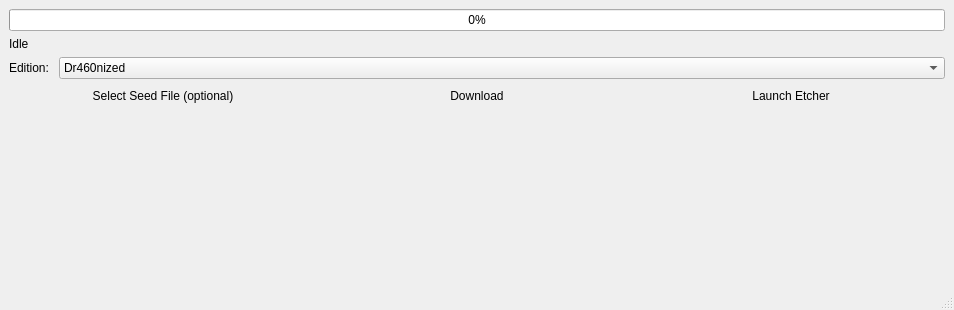
<?xml version="1.0" encoding="UTF-8"?>
<ui version="4.0">
 <class>GarudaDownloader</class>
 <widget class="QMainWindow" name="GarudaDownloader">
  <property name="geometry">
   <rect>
    <x>0</x>
    <y>0</y>
    <width>954</width>
    <height>310</height>
   </rect>
  </property>
  <property name="sizePolicy">
   <sizepolicy hsizetype="Preferred" vsizetype="Fixed">
    <horstretch>0</horstretch>
    <verstretch>0</verstretch>
   </sizepolicy>
  </property>
  <property name="minimumSize">
   <size>
    <width>0</width>
    <height>310</height>
   </size>
  </property>
  <property name="maximumSize">
   <size>
    <width>16777215</width>
    <height>310</height>
   </size>
  </property>
  <property name="windowTitle">
   <string>Garuda Downloader</string>
  </property>
  <property name="windowIcon">
   <iconset resource="resources.qrc">
    <normaloff>:/main/resources/garuda.svg</normaloff>:/main/resources/garuda.svg</iconset>
  </property>
  <widget class="QWidget" name="centralwidget">
   <property name="sizePolicy">
    <sizepolicy hsizetype="Preferred" vsizetype="Fixed">
     <horstretch>0</horstretch>
     <verstretch>0</verstretch>
    </sizepolicy>
   </property>
   <layout class="QFormLayout" name="formLayout_3">
    <item row="4" column="0" colspan="2">
     <layout class="QHBoxLayout" name="horizontalLayout">
      <item>
       <layout class="QGridLayout" name="gridLayout_9">
        <item row="0" column="0">
         <widget class="QToolButton" name="selectButton">
          <property name="sizePolicy">
           <sizepolicy hsizetype="Expanding" vsizetype="Fixed">
            <horstretch>0</horstretch>
            <verstretch>0</verstretch>
           </sizepolicy>
          </property>
          <property name="text">
           <string>Select Seed File (optional)</string>
          </property>
          <property name="icon">
           <iconset resource="resources.qrc">
            <normaloff>:/main/resources/Select.svg</normaloff>:/main/resources/Select.svg</iconset>
          </property>
          <property name="iconSize">
           <size>
            <width>125</width>
            <height>125</height>
           </size>
          </property>
          <property name="toolButtonStyle">
           <enum>Qt::ToolButtonTextUnderIcon</enum>
          </property>
          <property name="autoRaise">
           <bool>true</bool>
          </property>
         </widget>
        </item>
       </layout>
      </item>
      <item>
       <layout class="QGridLayout" name="gridLayout_4">
        <item row="0" column="0">
         <widget class="QToolButton" name="downloadButton">
          <property name="sizePolicy">
           <sizepolicy hsizetype="Expanding" vsizetype="Fixed">
            <horstretch>0</horstretch>
            <verstretch>0</verstretch>
           </sizepolicy>
          </property>
          <property name="text">
           <string>Download</string>
          </property>
          <property name="icon">
           <iconset resource="resources.qrc">
            <normaloff>:/main/resources/Download.svg</normaloff>:/main/resources/Download.svg</iconset>
          </property>
          <property name="iconSize">
           <size>
            <width>125</width>
            <height>125</height>
           </size>
          </property>
          <property name="toolButtonStyle">
           <enum>Qt::ToolButtonTextUnderIcon</enum>
          </property>
          <property name="autoRaise">
           <bool>true</bool>
          </property>
         </widget>
        </item>
       </layout>
      </item>
      <item>
       <layout class="QGridLayout" name="gridLayout_7">
        <item row="0" column="0">
         <widget class="QToolButton" name="flashButton">
          <property name="sizePolicy">
           <sizepolicy hsizetype="Expanding" vsizetype="Fixed">
            <horstretch>0</horstretch>
            <verstretch>0</verstretch>
           </sizepolicy>
          </property>
          <property name="text">
           <string>Launch Etcher</string>
          </property>
          <property name="icon">
           <iconset resource="resources.qrc">
            <normaloff>:/main/resources/Flash.svg</normaloff>:/main/resources/Flash.svg</iconset>
          </property>
          <property name="iconSize">
           <size>
            <width>125</width>
            <height>125</height>
           </size>
          </property>
          <property name="toolButtonStyle">
           <enum>Qt::ToolButtonTextUnderIcon</enum>
          </property>
          <property name="autoRaise">
           <bool>true</bool>
          </property>
         </widget>
        </item>
       </layout>
      </item>
     </layout>
    </item>
    <item row="0" column="0" colspan="2">
     <widget class="QProgressBar" name="progressBar">
      <property name="value">
       <number>0</number>
      </property>
     </widget>
    </item>
    <item row="1" column="0" colspan="2">
     <widget class="QLabel" name="statusText">
      <property name="sizePolicy">
       <sizepolicy hsizetype="Ignored" vsizetype="Fixed">
        <horstretch>0</horstretch>
        <verstretch>0</verstretch>
       </sizepolicy>
      </property>
      <property name="text">
       <string>&lt;html&gt;&lt;head/&gt;&lt;body&gt;&lt;p&gt;Idle&lt;/p&gt;&lt;/body&gt;&lt;/html&gt;</string>
      </property>
     </widget>
    </item>
    <item row="3" column="0">
     <widget class="QLabel" name="label">
      <property name="text">
       <string>Edition: </string>
      </property>
     </widget>
    </item>
    <item row="3" column="1">
     <widget class="QComboBox" name="comboBox">
      <property name="currentIndex">
       <number>2</number>
      </property>
      <item>
       <property name="text">
        <string>Bspwn</string>
       </property>
      </item>
      <item>
       <property name="text">
        <string>Cinnamon</string>
       </property>
      </item>
      <item>
       <property name="text">
        <string>Dr460nized</string>
       </property>
      </item>
      <item>
       <property name="text">
        <string>Dr460nized-Blackarch</string>
       </property>
      </item>
      <item>
       <property name="text">
        <string>Dr460nized-Gaming</string>
       </property>
      </item>
      <item>
       <property name="text">
        <string>GNOME</string>
       </property>
      </item>
      <item>
       <property name="text">
        <string>i3</string>
       </property>
      </item>
      <item>
       <property name="text">
        <string>KDE-Multimedia</string>
       </property>
      </item>
      <item>
       <property name="text">
        <string>LXQt-KWin</string>
       </property>
      </item>
      <item>
       <property name="text">
        <string>Mate</string>
       </property>
      </item>
      <item>
       <property name="text">
        <string>QTile</string>
       </property>
      </item>
      <item>
       <property name="text">
        <string>Recbox</string>
       </property>
      </item>
      <item>
       <property name="text">
        <string>Wayfire</string>
       </property>
      </item>
      <item>
       <property name="text">
        <string>Xfce</string>
       </property>
      </item>
      <item>
       <property name="text">
        <string>GNOME-Barebones</string>
       </property>
      </item>
      <item>
       <property name="text">
        <string>KDE-Multimedia</string>
       </property>
      </item>
     </widget>
    </item>
   </layout>
  </widget>
  <widget class="QMenuBar" name="menubar">
   <property name="geometry">
    <rect>
     <x>0</x>
     <y>0</y>
     <width>954</width>
     <height>27</height>
    </rect>
   </property>
  </widget>
  <widget class="QStatusBar" name="statusbar"/>
 </widget>
 <resources>
  <include location="resources.qrc"/>
 </resources>
 <connections/>
</ui>
